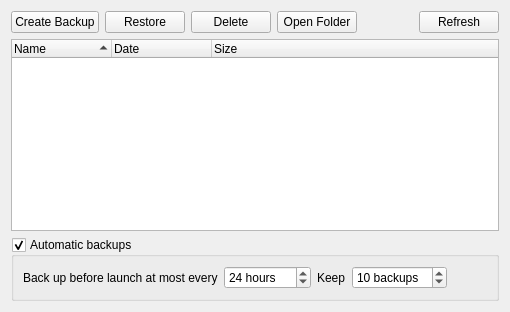
<?xml version="1.0" encoding="UTF-8"?>
<ui version="4.0">
 <class>BackupsPage</class>
 <widget class="QWidget" name="BackupsPage">
  <layout class="QVBoxLayout" name="verticalLayout">
   <item>
    <layout class="QHBoxLayout" name="buttonsLayout">
     <item>
      <widget class="QPushButton" name="createButton">
       <property name="text">
        <string>Create Backup</string>
       </property>
      </widget>
     </item>
     <item>
      <widget class="QPushButton" name="restoreButton">
       <property name="text">
        <string>Restore</string>
       </property>
      </widget>
     </item>
     <item>
      <widget class="QPushButton" name="deleteButton">
       <property name="text">
        <string>Delete</string>
       </property>
      </widget>
     </item>
     <item>
      <widget class="QPushButton" name="openFolderButton">
       <property name="text">
        <string>Open Folder</string>
       </property>
      </widget>
     </item>
     <item>
      <spacer name="horizontalSpacer">
       <property name="orientation">
        <enum>Qt::Horizontal</enum>
       </property>
       <property name="sizeHint" stdset="0">
        <size>
         <width>40</width>
         <height>20</height>
        </size>
       </property>
      </spacer>
     </item>
     <item>
      <widget class="QPushButton" name="refreshButton">
       <property name="text">
        <string>Refresh</string>
       </property>
      </widget>
     </item>
    </layout>
   </item>
   <item>
    <widget class="QTreeWidget" name="backupsTree">
     <property name="alternatingRowColors">
      <bool>true</bool>
     </property>
     <property name="rootIsDecorated">
      <bool>false</bool>
     </property>
     <property name="sortingEnabled">
      <bool>true</bool>
     </property>
     <column>
      <property name="text">
       <string>Name</string>
      </property>
     </column>
     <column>
      <property name="text">
       <string>Date</string>
      </property>
     </column>
     <column>
      <property name="text">
       <string>Size</string>
      </property>
     </column>
    </widget>
   </item>
   <item>
    <widget class="QGroupBox" name="autoBackupGroup">
     <property name="title">
      <string>Automatic backups</string>
     </property>
     <property name="checkable">
      <bool>true</bool>
     </property>
     <layout class="QHBoxLayout" name="autoLayout">
      <item>
       <widget class="QLabel" name="intervalLabel">
        <property name="text">
         <string>Back up before launch at most every</string>
        </property>
       </widget>
      </item>
      <item>
       <widget class="QSpinBox" name="intervalSpinBox">
        <property name="minimum">
         <number>1</number>
        </property>
        <property name="maximum">
         <number>8760</number>
        </property>
        <property name="value">
         <number>24</number>
        </property>
        <property name="suffix">
         <string> hours</string>
        </property>
       </widget>
      </item>
      <item>
       <widget class="QLabel" name="keepLabel">
        <property name="text">
         <string>Keep</string>
        </property>
       </widget>
      </item>
      <item>
       <widget class="QSpinBox" name="keepSpinBox">
        <property name="minimum">
         <number>1</number>
        </property>
        <property name="maximum">
         <number>100</number>
        </property>
        <property name="value">
         <number>10</number>
        </property>
        <property name="suffix">
         <string> backups</string>
        </property>
       </widget>
      </item>
      <item>
       <spacer name="autoSpacer">
        <property name="orientation">
         <enum>Qt::Horizontal</enum>
        </property>
        <property name="sizeHint" stdset="0">
         <size>
          <width>40</width>
          <height>20</height>
         </size>
        </property>
       </spacer>
      </item>
     </layout>
    </widget>
   </item>
  </layout>
 </widget>
 <tabstops>
  <tabstop>createButton</tabstop>
  <tabstop>restoreButton</tabstop>
  <tabstop>deleteButton</tabstop>
  <tabstop>backupsTree</tabstop>
 </tabstops>
 <resources/>
 <connections/>
</ui>
